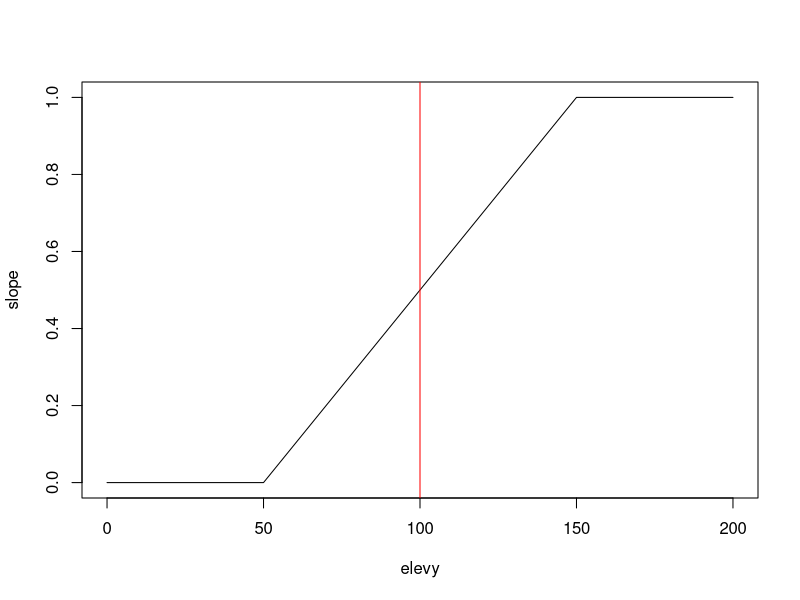
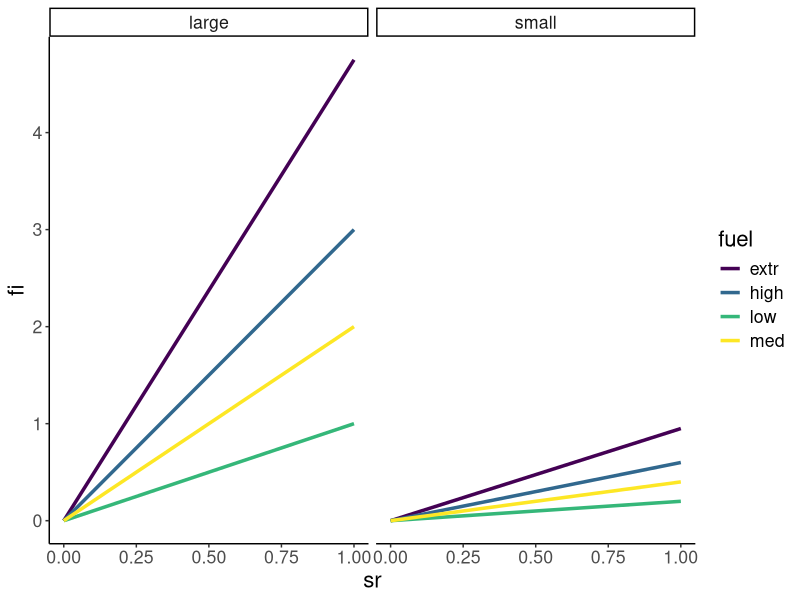
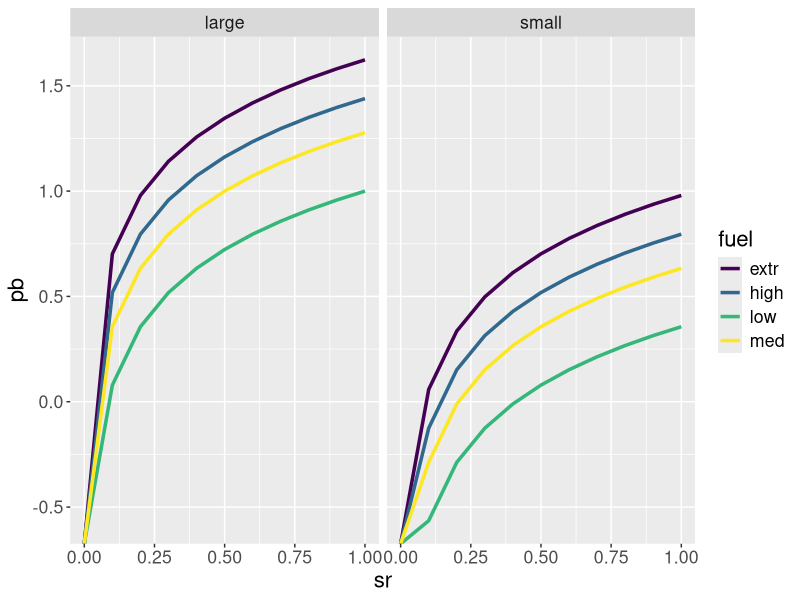
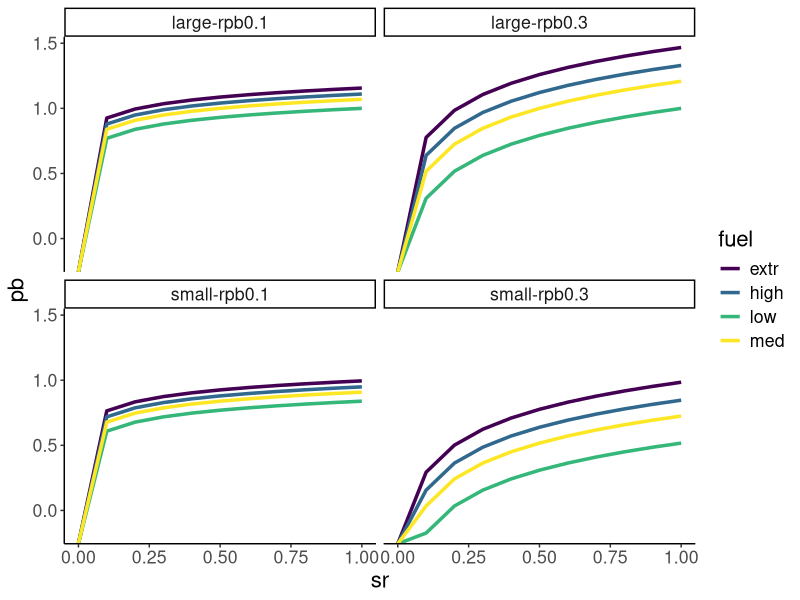
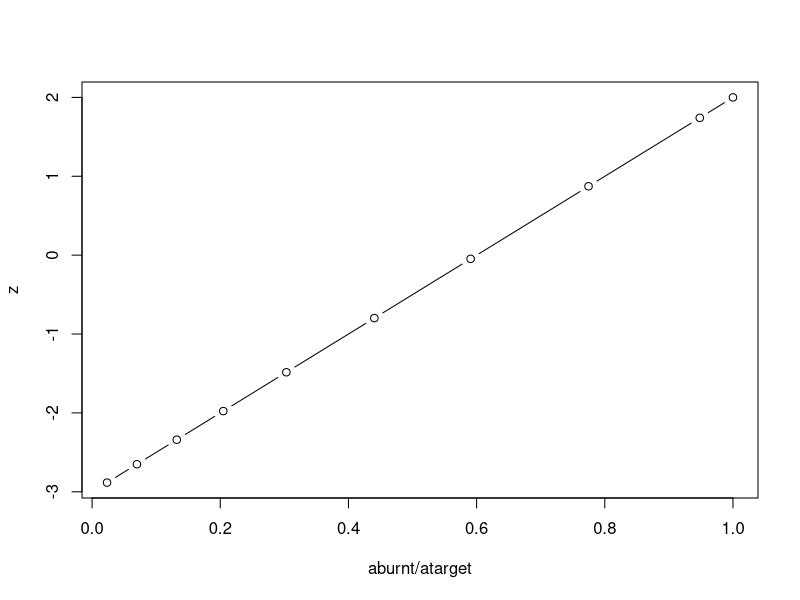

Here is the R script that generated these plots, in order:
library(tidyverse)

elevx <- 100
elevy <- seq(0,200,10)
dif.elev <- elevy-elevx
dist <- 100
slope <- pmax(pmin(dif.elev/dist,0.5),-0.5)+0.5
plot(elevy, slope, type="l")
abline(v=100, col="red")


fire.wind <- 0 # vent dominant
windir <- seq(0,315,45)
((ifelse(abs(windir-fire.wind)>180, 360-abs(windir-fire.wind), abs(windir-fire.wind)))/180)  


rm(list=ls())
sr <- seq(0,1,0.1)
a <- data.frame(fuel="low", sr=sr, fi=0.2*sr)
b <- data.frame(fuel="med", sr=sr, fi=0.4*sr)
c <- data.frame(fuel="high", sr=sr, fi=0.6*sr)
d <- data.frame(fuel="extr", sr=sr, fi=0.95*sr)
kk <- rbind(a,b,c,d)
kk$fi.acc <- "small"
fi.acc <- 5
a <- data.frame(fuel="low", sr=sr, fi=0.2*sr*fi.acc)
b <- data.frame(fuel="med", sr=sr, fi=0.4*sr*fi.acc)
c <- data.frame(fuel="high", sr=sr, fi=0.6*sr*fi.acc)
d <- data.frame(fuel="extr", sr=sr, fi=0.95*sr*fi.acc)
kk2 <- rbind(a,b,c,d)
kk2$fi.acc <- "large"
kk <- rbind(kk, kk2)
ggplot(data=kk, aes(x=sr, y=fi, colour=fuel)) + geom_line(size=1.2) +  facet_wrap(~fi.acc) + 
  theme_classic() +  theme(text = element_text(size=16)) + scale_color_viridis_d()

kk$pb <- 1+0.4*log(kk$fi)
ggplot(data=kk, aes(x=sr, y=pb, colour=fuel)) + geom_line(size=1.2) +  facet_wrap(~fi.acc) + 
    theme(text = element_text(size=16)) + scale_color_viridis_d()




kk$rpb <- "rpb0.1"
kk$pb <- 1+0.1*log(kk$fi)
head(kk)
aux <- kk
aux$rpb <- "rpb0.3"
aux$pb <- 1+0.3*log(aux$fi)
head(aux)
rr <- rbind(kk,aux)
rr$what <- paste0(rr$fi.acc, "-", rr$rpb)
table(rr$what)
ggplot(data=rr, aes(x=sr, y=pb, colour=fuel)) + geom_line(size=1.2) +  facet_wrap(~what) + 
  theme_classic() +  theme(text = element_text(size=16)) + scale_color_viridis_d()


atarget <- 386
aburnt <- c(9,27,51,79,117,170,228,299,366,386)
z <- scales::rescale(aburnt/atarget, to=c(-3,2), from=c(0,1))
plot(aburnt/atarget,z, type="b")


